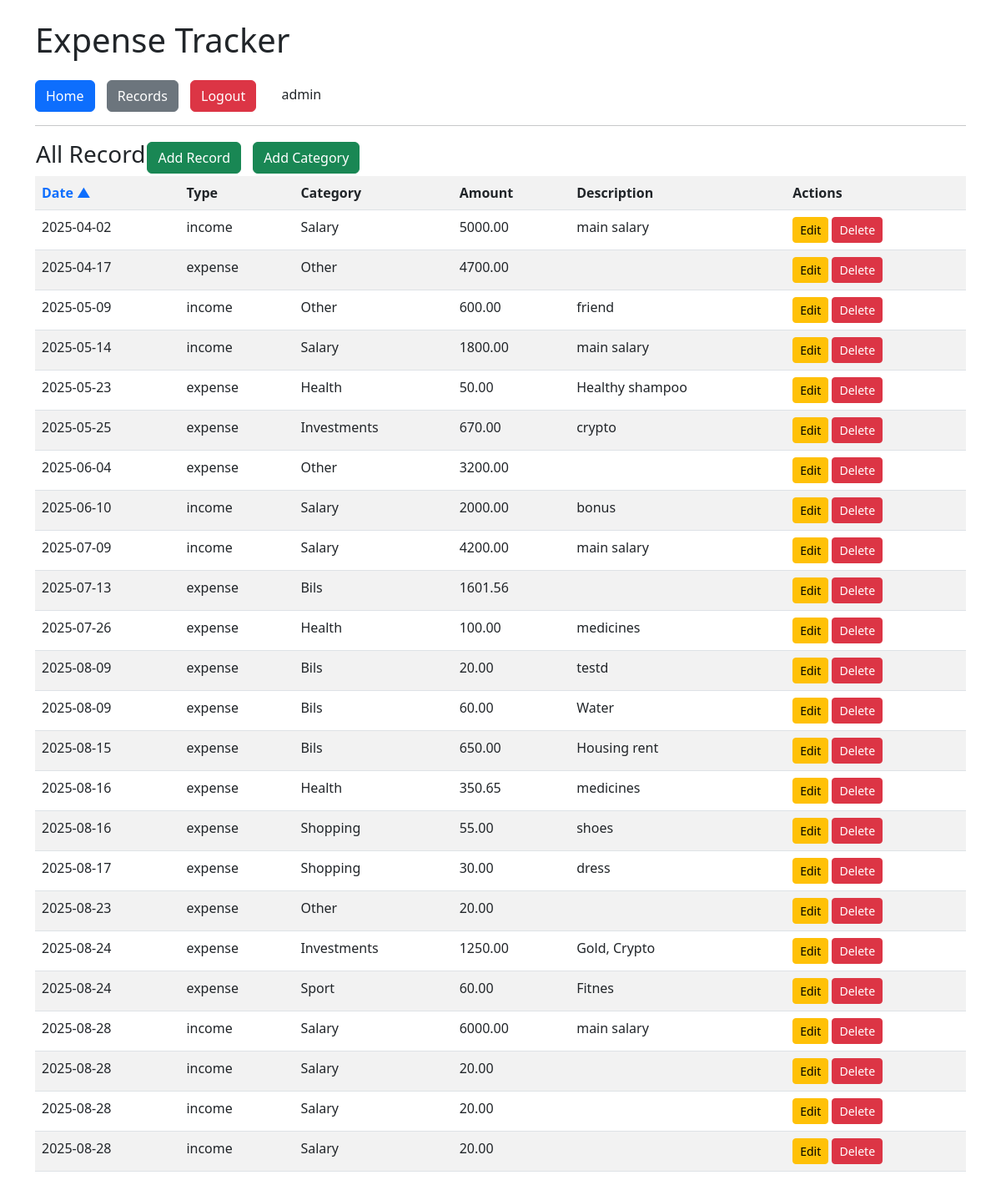
Screenshot of /records/?sort=asc (signed in) with the database file from the repository.
### models/models.py (models this page shows)
class User(db.Model, UserMixin):
    id = db.Column(db.Integer, primary_key=True)
    username = db.Column(db.String(50), unique=True, nullable=False)
    password = db.Column(db.String(200), nullable=False)
    records = db.relationship("Record", backref="user", lazy=True)
    categories = db.relationship("Category", backref="user", lazy=True)

class Record(db.Model):
    id = db.Column(db.Integer, primary_key=True)
    date = db.Column(db.String(20), nullable=False)
    type = db.Column(db.String(10), nullable=False)
    category = db.Column(db.String(50), nullable=False)
    amount = db.Column(db.Float, nullable=False)
    description = db.Column(db.String(200))
    user_id = db.Column(db.Integer, db.ForeignKey("user.id"), nullable=False)

### routes/records.py (the view)
@records_bp.route("/")
@login_required
def list_records():
    sort = request.args.get("sort", "desc")
    q = Record.query.filter_by(user_id=current_user.id)
    if sort == "asc":
        records = q.order_by(Record.date.asc()).all()
    else:
        records = q.order_by(Record.date.desc()).all()
    return render_template("records.html", records=records, sort=sort)

### app.py (called while the page is built)
def create_app():
    app = Flask(__name__)
    app_env = os.environ.get("APP_ENV", "development").lower()
    if app_env == "production":
        app.config.from_object(ProdConfig)
    else:
        app.config.from_object(DevConfig)
    db.init_app(app)
    from routes.auth import auth_bp
    from routes.home import home_bp
    from routes.records import records_bp
    from routes.categories import categories_bp
    app.register_blueprint(auth_bp)
    app.register_blueprint(home_bp)
    app.register_blueprint(records_bp)
    app.register_blueprint(categories_bp)
    login_manager = LoginManager()
    login_manager.init_app(app)
    login_manager.login_view = "auth.login"
    @login_manager.user_loader
    def load_user(user_id):
        return User.query.get(int(user_id))
    return app

### templates/records.html
{% extends "base.html" %}
{% block content %}
<table>
	<tr>
		<th>
			<h3>All Record</h3>
		</th>
		<th>
			<nav>
				<a href="{{ url_for('records.add_record') }}" class="btn btn-success">Add Record</a>
				<a href="{{ url_for('categories.add_category') }}" class="btn btn-success">Add Category</a>
			</nav>
		</th>
	</tr>
</table>
<table class="table table-striped">
	<tr>
		<th>
			<a href="{{ url_for('records.list_records', sort='asc' if sort=='desc' else 'desc') }}" class="text-decoration-none">
			Date
			{% if sort == 'asc' %}
            	▲
          	{% else %}
            	▼
         	{% endif %}
        </a>
		</th><th>Type</th><th>Category</th><th>Amount</th><th>Description</th><th>Actions</th>
  	</tr>
	{% for r in records %}
	<tr>
		<td>{{ r.date }}</td>
		<td>{{ r.type }}</td>
		<td>{{ r.category }}</td>
		<td>{{ "%.2f"|format(r.amount) }}</td>
		<td>{{ r.description }}</td>
		<td>
			<a href="{{ url_for('records.edit_record', id=r.id) }}" class="btn btn-warning btn-sm">Edit</a>
			<a href="{{ url_for('records.delete_record', id=r.id) }}" class="btn btn-danger btn-sm">Delete</a>
	    </td>
	</tr>
	{% endfor %}
</table>
{% endblock %}

### templates/base.html (shortened to what this page needs)
<!DOCTYPE html>
<html>
<head>
	<link rel="stylesheet" href="{{ url_for('static', filename='css/style.css') }}">
	<link rel="stylesheet" href="https://cdn.jsdelivr.net/npm/bootstrap@5.3.0/dist/css/bootstrap.min.css">
</head>
<body class="container mt-4">
	<h1 class="mb-4">Expense Tracker</h1>
	<nav>
		<a href="{{ url_for('home.index') }}" class="btn btn-primary">Home</a>
		<a href="{{ url_for('records.list_records') }}" class="btn btn-secondary">Records</a>
		{% if current_user.is_authenticated %}
        <a href="{{ url_for('auth.logout') }}" class="btn btn-danger">Logout</a>
        <span class="ms-3">{{ current_user.username }}</span>
    	{% else %}
        <a href="{{ url_for('auth.login') }}" class="btn btn-success">Login</a>
        <a href="{{ url_for('auth.register') }}" class="btn btn-info">Register</a>
    {% endif %}
	</nav>
	<hr>
	{% block content %}{% endblock %}
</body>
</html>

### static/css/style.css (style rules this page uses)
body { background-color: #f8f9fa; font-family: Arial, sans-serif; }
h1, h3 { color: #333; }
nav a { margin-right: 10px; }

### rows the page displays
User: username "admin"
Record: date "2025-04-02", type "income", category "Salary", amount "5000.00", description "main salary"
Record: date "2025-04-17", type "expense", category "Other", amount "4700.00"
Record: date "2025-05-09", type "income", category "Other", amount "600.00", description "friend"
Record: date "2025-05-14", type "income", category "Salary", amount "1800.00", description "main salary"
Record: date "2025-05-23", type "expense", category "Health", amount "50.00", description "Healthy shampoo"
Record: date "2025-05-25", type "expense", category "Investments", amount "670.00", description "crypto"
Record: date "2025-06-04", type "expense", category "Other", amount "3200.00"
Record: date "2025-06-10", type "income", category "Salary", amount "2000.00", description "bonus"
Record: date "2025-07-09", type "income", category "Salary", amount "4200.00", description "main salary"
Record: date "2025-07-13", type "expense", category "Bils", amount "1601.56"
Record: date "2025-07-26", type "expense", category "Health", amount "100.00", description "medicines"
Record: date "2025-08-09", type "expense", category "Bils", amount "20.00", description "testd"
Record: date "2025-08-09", type "expense", category "Bils", amount "60.00", description "Water"
Record: date "2025-08-15", type "expense", category "Bils", amount "650.00", description "Housing rent"
Record: date "2025-08-16", type "expense", category "Health", amount "350.65", description "medicines"
Record: date "2025-08-16", type "expense", category "Shopping", amount "55.00", description "shoes"
Record: date "2025-08-17", type "expense", category "Shopping", amount "30.00", description "dress"
Record: date "2025-08-23", type "expense", category "Other", amount "20.00"
Record: date "2025-08-24", type "expense", category "Investments", amount "1250.00", description "Gold, Crypto"
Record: date "2025-08-24", type "expense", category "Sport", amount "60.00", description "Fitnes"
Record: date "2025-08-28", type "income", category "Salary", amount "6000.00", description "main salary"
Record: date "2025-08-28", type "income", category "Salary", amount "20.00"
Record: date "2025-08-28", type "income", category "Salary", amount "20.00"
Record: date "2025-08-28", type "income", category "Salary", amount "20.00"
